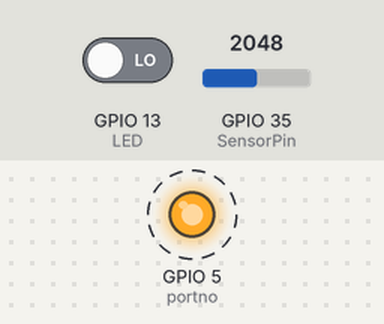
Simulated run of this sketch. Board: ESP32. Parts: output pins drawn as LEDs (lit = HIGH). Dashed ring = blinking. Inputs (shaded band) come from the test bench; at power-on: GPIO 13 (LED) LOW, GPIO 35 (SensorPin) = 2048. What the sketch prints to the serial monitor is not drawn.

Above: at 0.2 s.
Timing chart, 0 to 3.0 s (numbered marks = the images above):
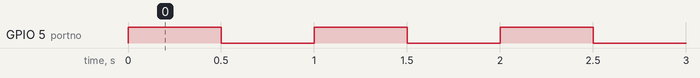

Measured:
- by itself, GPIO 5 (portno): alternates HIGH for 0.50 s and LOW for 0.50 s

The sketch:

sketch_nov_acid.ino
```cpp
// sensor 35 , digitalOut 23

/*
 # This sample code is used to test the pH meter V1.0.
 # Editor : YouYou
 # Ver    : 1.0
 # Product: analog pH meter
 # SKU    : SEN0161
*/
#define SensorPin 35            //pH meter Analog output to Arduino Analog Input 0
#define Offset -1.80            //deviation compensate
#define LED 13
#define samplingInterval 20
#define printInterval 800
#define ArrayLenth  40    //times of collection
int pHArray[ArrayLenth];   //Store the average value of the sensor feedback
int pHArrayIndex=0;

int portno=5;

void setup() {
  // put your setup code here, to run once:
pinMode(portno,OUTPUT);

//pinMode(LED,OUTPUT);
  Serial.begin(9600);
  Serial.println("pH meter experiment!");    //Test the serial monitor

}

void loop() {
  // put your main code here, to run repeatedly:
digitalWrite(portno,HIGH);
delay(500);
digitalWrite(portno,LOW);
delay(500);


static unsigned long samplingTime = millis();
  static unsigned long printTime = millis();
  static float pHValue,voltage;
  if(millis()-samplingTime > samplingInterval)
  {
      pHArray[pHArrayIndex++]=analogRead(SensorPin);
      if(pHArrayIndex==ArrayLenth)pHArrayIndex=0;
      voltage = avergearray(pHArray, ArrayLenth)*5.0/1024;// for arduino?
      voltage = avergearray(pHArray, ArrayLenth)*5.0/4096;// for esp32?
      pHValue = 3.5*voltage+Offset;
      samplingTime=millis();
  }
  if(millis() - printTime > printInterval)   //Every 800 milliseconds, print a numerical, convert the state of the LED indicator
  {
    Serial.print("Voltage(milli):");
        Serial.print(voltage,2);
        Serial.print("    pH value: ");
    Serial.println(pHValue,2);
        digitalWrite(LED,digitalRead(LED)^1);
        printTime=millis();
  }
}
double avergearray(int* arr, int number){
  int i;
  int max,min;
  double avg;
  long amount=0;
  if(number<=0){
    Serial.println("Error number for the array to avraging!/n");
    return 0;
  }
  if(number<5){   //less than 5, calculated directly statistics
    for(i=0;i<number;i++){
      amount+=arr[i];
    }
    avg = amount/number;
    return avg;
  }else{
    if(arr[0]<arr[1]){
      min = arr[0];max=arr[1];
    }
    else{
      min=arr[1];max=arr[0];
    }
    for(i=2;i<number;i++){
      if(arr[i]<min){
        amount+=min;        //arr<min
        min=arr[i];
      }else {
        if(arr[i]>max){
          amount+=max;    //arr>max
          max=arr[i];
        }else{
          amount+=arr[i]; //min<=arr<=max
        }
      }//if
    }//for
    avg = (double)amount/(number-2);
  }//if
  return avg;

}
```
